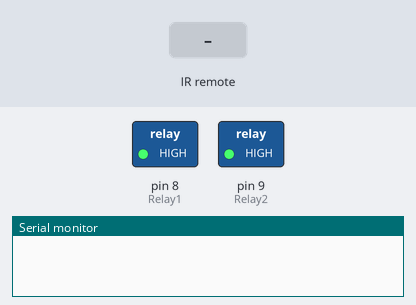
Bench run of a sketch on a simulated Arduino Uno, built with avr-gcc and run on an emulated ATmega328P. Shown: switched loads named in the sketch (green lamp = pin HIGH), the last lines printed to the serial monitor. The test bench sets the inputs (shaded band).

Above: at 1.2 s.
1.3 s: infrared code 0x38863BD2 received
At 2.2 s:
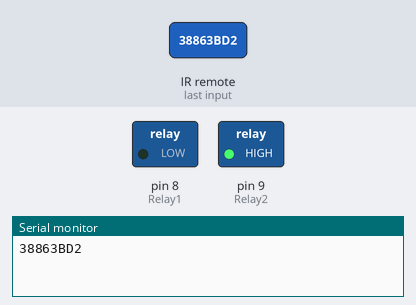
At 7.2 s:
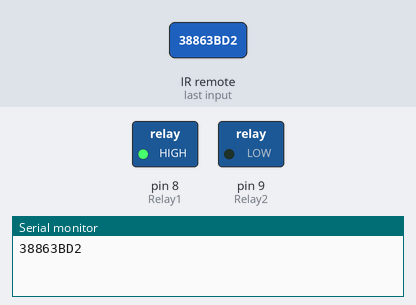
Timing chart, 0 to 8.7 s (numbered marks = the images above; inputs shaded):
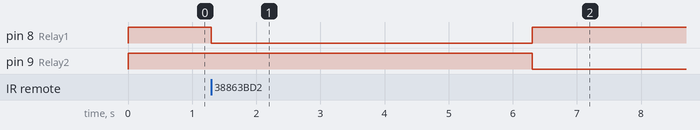

The sketch:

Star_delta.ino
```cpp
/*
USE >> Arduino UNO
##Input Pin
PIN 2 >> Data recive pin from ir sensor
##Output Pin
PIN 8 >> Star MC
PIN 9 >> Delta MC
##Ir Remote Selection >> Please see in remote Pic from Induestrial Control folder
power Button >> on
Menu Button >> Stop

*/


#include <IRremote.h>

int RECV_PIN = 2;
IRrecv irrecv(RECV_PIN);
decode_results results;

int state1=1;

int Relay1=8;
int Relay2=9;


void setup()
{
  Serial.begin(9600);
  irrecv.enableIRIn(); // Start the receiver
  pinMode(Relay1,OUTPUT);
  pinMode(Relay2,OUTPUT);
  digitalWrite(Relay1,state1);
  digitalWrite(Relay2,state1);

}

void loop() {

    if (irrecv.decode(&results)) {
    Serial.println(results.value, HEX);
    irrecv.resume(); // Receive the next value


    if(results.value == 0x38863BD2)

    {

     digitalWrite(Relay1,LOW);
     digitalWrite(Relay2,HIGH);

     delay(5000);
     digitalWrite(Relay1,HIGH);
     digitalWrite(Relay2,LOW);

    }


 else if(results.value == 0x38863BDC )
    {
      digitalWrite(Relay1,HIGH);
      digitalWrite(Relay2,HIGH);
    }


  }


}
```

Measured:
- after the input at 1.3 s, pin 8 (Relay1): HIGH → LOW at once, → HIGH 5.0 s later; pin 9 (Relay2): HIGH → LOW after 5.0 s
